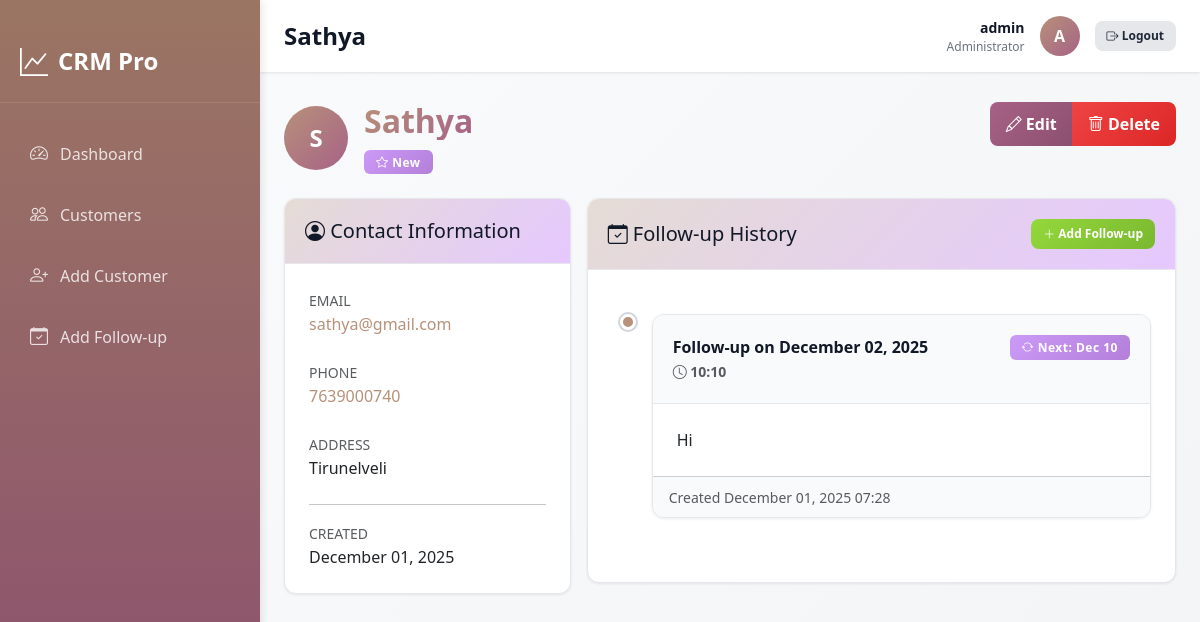
Screenshot of /customers/1/ (signed in) with the database file from the repository.
### myapp/models.py (models this page shows, shortened)
class Customer(models.Model):
    STATUS_CHOICES = [
        ('new', 'New'),
        ('contacted', 'Contacted'),
        ('converted', 'Converted'),
        ('lost', 'Lost'),
    ]
    name = models.CharField(max_length=100)
    phone = models.CharField(max_length=20)
    email = models.EmailField()
    address = models.TextField()
    status = models.CharField(max_length=20, choices=STATUS_CHOICES, default='new')
    created_at = models.DateTimeField(auto_now_add=True)
    class Meta:
        ordering = ['-created_at']

class FollowUp(models.Model):
    customer = models.ForeignKey(Customer, on_delete=models.CASCADE, related_name='followups')
    note = models.TextField()
    follow_up_date = models.DateTimeField()
    next_follow_up_date = models.DateTimeField(null=True, blank=True)
    created_at = models.DateTimeField(auto_now_add=True)
    class Meta:
        ordering = ['-follow_up_date']

### myapp/views.py (the view)
# urls.py: path('customers/<int:pk>/', views.customer_detail, name='customer_detail'),
@login_required(login_url='login')
def customer_detail(request, pk):
    customer = get_object_or_404(Customer, pk=pk)
    followups = customer.followups.all()
    context = {
        'customer': customer,
        'followups': followups,
    }
    return render(request, 'myapp/customer_detail.html', context)

### myapp/templates/myapp/customer_detail.html (shortened to what this page needs)
    {% extends 'myapp/base.html' %}
{% block header_title %}{{ customer.name }}{% endblock %}
{% block content %}
<div class="page-header mb-4">
    <div class="d-flex justify-content-between align-items-start">
        <div class="d-flex align-items-center gap-3 flex-grow-1">
            <div class="user-avatar" style="width: 64px; height: 64px; font-size: 24px;">
                {{ customer.name|first|upper }}
            </div>
            <div>
                <h1 class="mb-2">{{ customer.name }}</h1>
                <div>
                    {% if customer.status == 'new' %}
                    <span class="badge bg-info">
                        <i class="bi bi-star"></i> New
                    </span>
                    {% elif customer.status == 'contacted' %}
                    <span class="badge bg-warning">
                        <i class="bi bi-chat-left-dots"></i> Contacted
                    </span>
                    {% elif customer.status == 'converted' %}
                    <span class="badge bg-success">
                        <i class="bi bi-check-circle"></i> Converted
                    </span>
                    {% elif customer.status == 'lost' %}
                    <span class="badge bg-danger">
                        <i class="bi bi-x-circle"></i> Lost
                    </span>
                    {% endif %}
                </div>
            </div>
        </div>
        <div class="btn-group" role="group">
            <a href="{% url 'customer_edit' customer.pk %}" class="btn btn-warning">
                <i class="bi bi-pencil"></i> Edit
            </a>
            <a href="{% url 'customer_delete' customer.pk %}" class="btn btn-danger">
                <i class="bi bi-trash"></i> Delete
            </a>
        </div>
    </div>
</div>
<div class="row g-3 mb-4">
    <div class="col-lg-4">
        <div class="card">
            <div class="card-header">
                <h5 class="mb-0">
                    <i class="bi bi-person-circle"></i> Contact Information
                </h5>
            </div>
            <div class="card-body">
                <div class="mb-4">
                    <label class="small text-muted text-uppercase">Email</label>
                    <p class="mb-0">
                        <a href="mailto:{{ customer.email }}" class="text-decoration-none">
                            {{ customer.email }}
                        </a>
                    </p>
                </div>
                <div class="mb-4">
                    <label class="small text-muted text-uppercase">Phone</label>
                    <p class="mb-0">
                        <a href="tel:{{ customer.phone }}" class="text-decoration-none">
                            {{ customer.phone }}
                        </a>
                    </p>
                </div>
                <div class="mb-4">
                    <label class="small text-muted text-uppercase">Address</label>
                    <p class="mb-0">{{ customer.address }}</p>
                </div>
                <hr>
                <div class="mb-0">
                    <label class="small text-muted text-uppercase">Created</label>
                    <p class="mb-0">{{ customer.created_at|date:"F d, Y" }}</p>
                </div>
            </div>
        </div>
    </div>
    <div class="col-lg-8">
        <div class="card">
            <div class="card-header d-flex justify-content-between align-items-center">
                <h5 class="mb-0">
                    <i class="bi bi-calendar-check"></i> Follow-up History
                </h5>
                <a href="{% url 'followup_add_from_customer' customer.pk %}" class="btn btn-success btn-sm">
                    <i class="bi bi-plus-lg"></i> Add Follow-up
                </a>
            </div>
            <div class="card-body">
                {% if followups %}
                <div class="timeline">
                    {% for followup in followups %}
                    <div class="timeline-item">
                        <div class="card" style="border: 1px solid var(--gray-200);">
                            <div class="card-header" style="background: var(--gray-50); border-bottom: 1px solid var(--gray-200);">
                                <div class="d-flex justify-content-between align-items-start">
                                    <div>
                                        <strong>Follow-up on {{ followup.follow_up_date|date:"F d, Y" }}</strong>
                                        <br>
                                        <small class="text-muted">
                                            <i class="bi bi-clock"></i> {{ followup.follow_up_date|date:"H:i" }}
                                        </small>
                                    </div>
                                    {% if followup.next_follow_up_date %}
                                    <span class="badge bg-info">
                                        <i class="bi bi-arrow-repeat"></i>
                                        Next: {{ followup.next_follow_up_date|date:"M d" }}
                                    </span>
                                    {% endif %}
                                </div>
                            </div>
                            <div class="card-body">
                                <p class="mb-0">{{ followup.note }}</p>
                            </div>
                            <div class="card-footer" style="background: var(--gray-50);">
                                <small class="text-muted">
                                    Created {{ followup.created_at|date:"F d, Y H:i" }}
                                </small>
                            </div>
                        </div>
                    </div>
                    {% endfor %}
                </div>
                {% endif %}
            </div>
        </div>
    </div>
</div>
{% endblock %}

### myapp/templates/myapp/base.html (shortened to what this page needs)
<!DOCTYPE html>
<html lang="en">
<head>
    <link href="https://cdn.jsdelivr.net/npm/bootstrap@5.3.0/dist/css/bootstrap.min.css" rel="stylesheet">
    <link rel="stylesheet" href="https://cdn.jsdelivr.net/npm/bootstrap-icons@1.11.0/font/bootstrap-icons.css">
</head>
<body>
    <aside class="sidebar" id="sidebar">
        <div class="sidebar-brand">
            <i class="bi bi-graph-up"></i>
            <span>CRM Pro</span>
        </div>
        <ul class="nav flex-column">
            {% if user.is_authenticated %}
            <li class="nav-item">
                <a class="nav-link {% if request.resolver_match.url_name == 'dashboard' %}active{% endif %}"
                    href="{% url 'dashboard' %}">
                    <i class="bi bi-speedometer2"></i>
                    <span>Dashboard</span>
                </a>
            </li>
            <li class="nav-item">
                <a class="nav-link {% if request.resolver_match.url_name == 'customer_list' %}active{% endif %}"
                    href="{% url 'customer_list' %}">
                    <i class="bi bi-people"></i>
                    <span>Customers</span>
                </a>
            </li>
            <li class="nav-item">
                <a class="nav-link {% if request.resolver_match.url_name == 'customer_add' %}active{% endif %}"
                    href="{% url 'customer_add' %}">
                    <i class="bi bi-person-plus"></i>
                    <span>Add Customer</span>
                </a>
            </li>
            <li class="nav-item">
                <a class="nav-link {% if request.resolver_match.url_name == 'followup_add' %}active{% endif %}"
                    href="{% url 'followup_add' %}">
                    <i class="bi bi-calendar-check"></i>
                    <span>Add Follow-up</span>
                </a>
            </li>
            {% endif %}
        </ul>
    </aside>
    <header class="top-header">
        <div class="header-content">
            <div class="d-flex align-items-center gap-3">
                <h2 class="header-title mb-0">{% block header_title %}CRM System{% endblock %}</h2>
            </div>
            <div class="user-profile">
                {% if user.is_authenticated %}
                <div class="user-info">
                    <div class="user-name">{{ user.first_name|default:user.username }}</div>
                    <div class="user-role">Administrator</div>
                </div>
                <div class="user-avatar">{{ user.username|first|upper }}</div>
                <a href="{% url 'logout' %}" class="btn btn-secondary btn-sm">
                    <i class="bi bi-box-arrow-right"></i> Logout
                </a>
                {% else %}
                <a href="{% url 'login' %}" class="btn btn-primary btn-sm">
                    <i class="bi bi-box-arrow-in-right"></i> Login
                </a>
                {% endif %}
            </div>
        </div>
    </header>
    <main>
        {% block content %}{% endblock %}
    </main>
</body>
</html>

### rows the page displays
Customer: name "Sathya", name|first "S", email "sathya@gmail.com", phone "7639000740", address "Tirunelveli", created_at "December 01, 2025"
FollowUp: follow_up_date "December 02, 2025", follow_up_date "10:10", next_follow_up_date "Dec 10", note "Hi", created_at "December 01, 2025 07:28"

### other values shown
{{ user.first_name|default:user.username }} "admin"
{{ user.username|first|upper }} "A"
